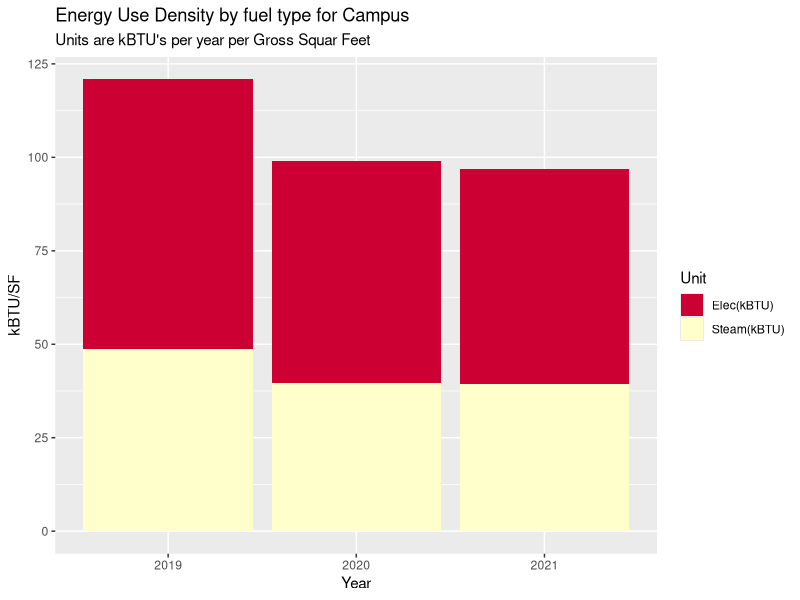
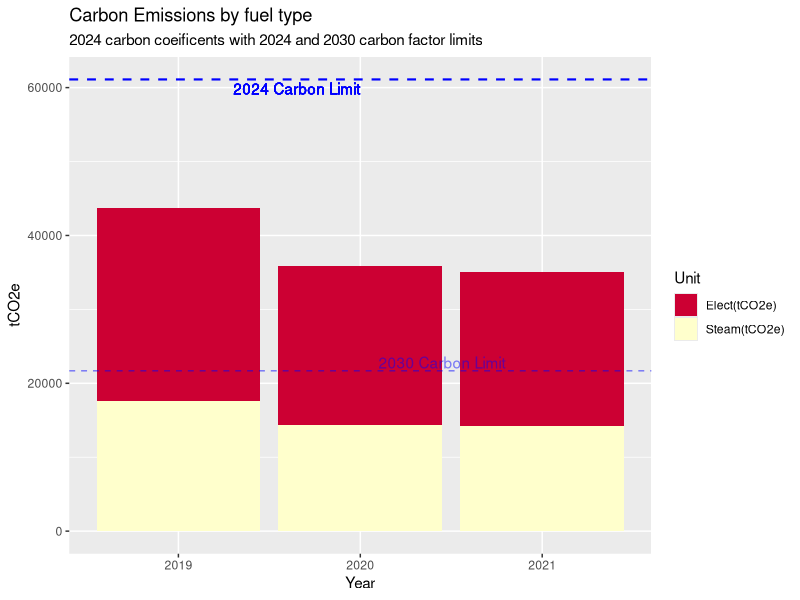
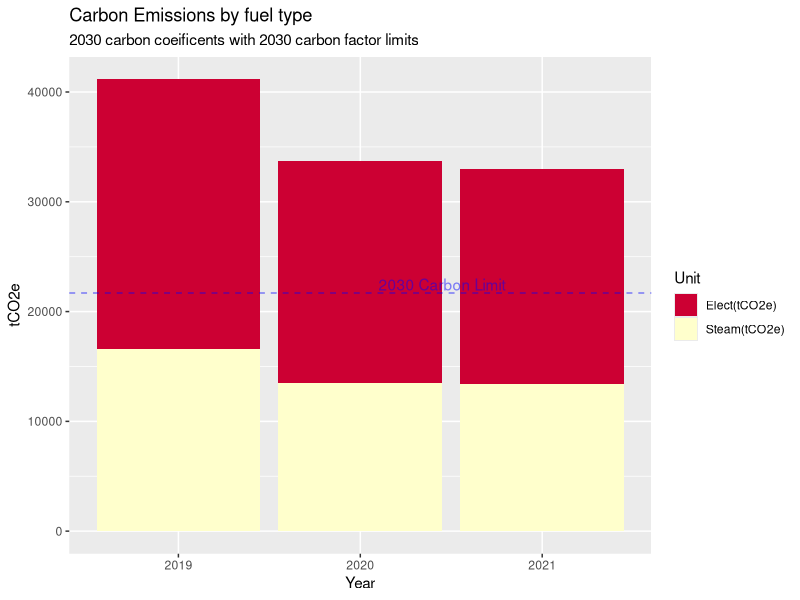
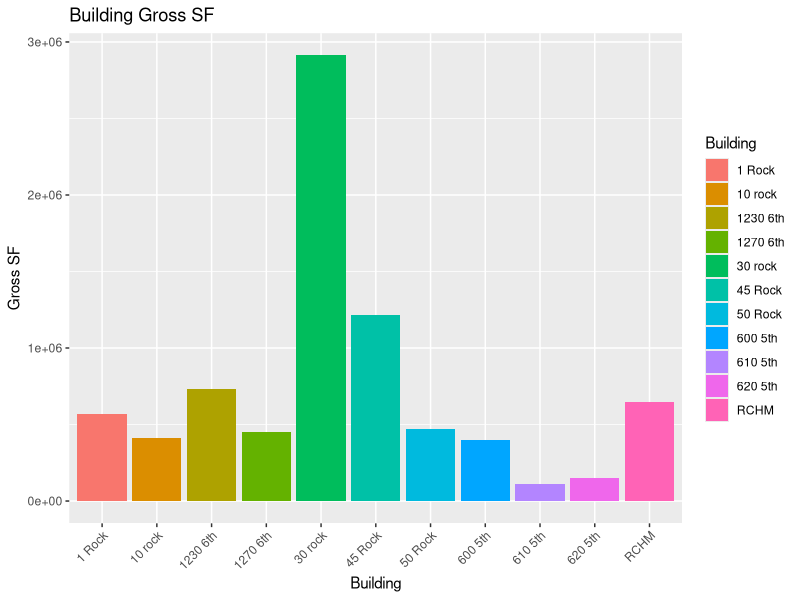
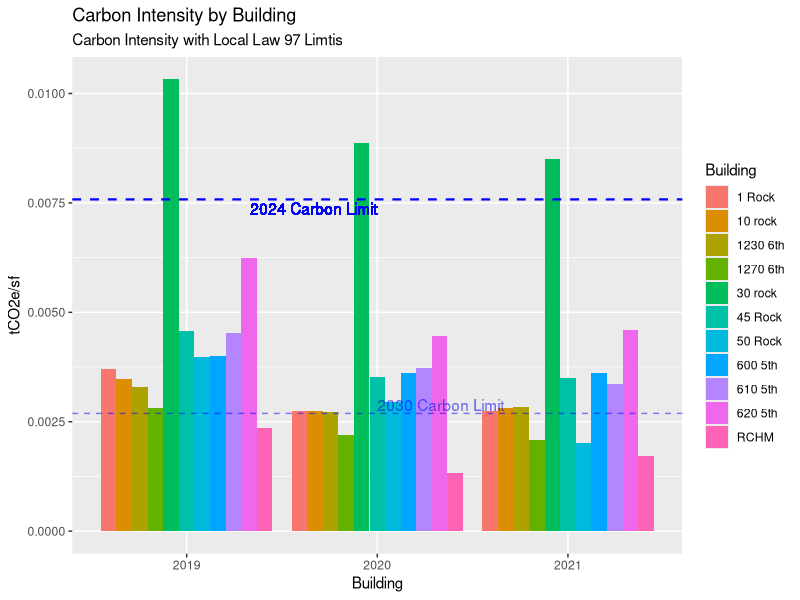

These charts were generated, in order, by the following R code: (Note: this script raises an error after producing the figures.)
## ---- chunk 1

# Load packages 
my_packages <- c("tidyverse", "vroom" , "janitor" , "glue" , "tsibble" , "tidytext","lubridate", "fable", "tsibbledata", "ggplot2", "forecast", "tseries", "rio", "zoo", "readxl", "tsibbledata", "knitr", "formattable", "scales", "kable", "kableExtra")   

invisible( lapply(my_packages, require, character.only = TRUE))

#Set up environment 
place <- "Home"  #Where are we working today. 
# place <- "work"

if (place == "Home"){setwd("C:/Users/paulr/Documents/R/RockCenterEnergyAnalysis")} else {setwd("C:/Users/prode/Documents/R/RockCenterEnergyAnalysis")}

if (!file.exists("data")) { dir.create("data")}

rm(place, my_packages ) #Clean up

options(dplyr.summarise.inform = FALSE)  # Suppress textin Knit printout. 



# Read in data


'EGridFactor2030' <- 0.5
'EGridFactor2050' <- 0.1 
'SGridFactor2030' <- 0.94
'SGridFactor2050' <- 0.95
'ElecCF24' <- 0.000288962  #2024 Carbon Value tCO2e/kWh
'SteamCF24' <- 0.00004493 #2024 Carbon Value tCO2e/kBTU
'ElecCF30' <- 0.000288962 * `EGridFactor2030`#2030 Carbon Value
'SteamCF30' <- 0.00004493 * `SGridFactor2030` #2024 Carbon Value
'IntensityLimit24' <- 0.00758 #2024 Limit
'IntensityLimit30' <- 0.002690852 #2030 Limit

#SteamData <- read_excel("data/Energy_Data_for_Net_Zero_Study.xlsx", sheet = "Sheet1", range = #"B2:G11" , col_names = TRUE, na = "NA", col_types = NULL ) %>%  select(-5,-6)

#ElectricData <- read_excel("data/Energy_Data_for_Net_Zero_Study.xlsx", sheet = "Sheet1", range = #"B13:G23" , col_names = TRUE, na = "NA", col_types = NULL ) %>% select(-5,-6)



################################
# New Rules Source Excel Sheet #
RCEnergy_2 <- read_excel("data/LL97 Fines Rock Center - new rules.xlsx", sheet = "LL97 Fines", range = "A3:J14", col_names = TRUE, na = "NA", col_types = NULL)

Utilitydata_2 <- select(RCEnergy_2, "Building", "2019 kwh", "2020 kwh", "2021 kwh", "2019 mlbs", "2020 mlbs", "2021 mlbs", sqft)
colnames(Utilitydata_2) <- c("Building", "2019 kwh", "2020 kwh", "2021 kwh", "2019 mlbs", "2020 mlbs", "2021 mlbs", "Gross Floor Area")

BuildingGSF <- select(Utilitydata_2, Building, 'Gross Floor Area')

################################

#ElectricData %>% filter(Building == '1 Rock' | Building == '600 5th') %>% 
#  select( -Building) %>% 
#  summarise_each(funs(sum)) %>% 
#  mutate(Building = "1 Rock and 600 5th") %>% 
#  select(4,1,2,3) %>% rbind(ElectricData) %>% 
#  filter(Building != '1 Rock' & Building != '600 5th') -> ElectricData
#
#BuildingGSF <- read_excel("data/Energy_Data_for_Net_Zero_Study.xlsx", sheet = "Sheet1", range = #"B28:C39" , col_names = TRUE, na = "NA", col_types = NULL ) %>% 
#  filter(Building != '1 Rock' & Building != '600 5th')
#
#UtilityData <- left_join(ElectricData, SteamData, by="Building") %>% left_join(BuildingGSF, #by="Building")
#UtilityData[is.na(UtilityData)] <- 0


# Adding NBC Electric
#  All_Data <- read_excel("data/LL97 Fines Rock Center.xlsx", sheet = "NBC Energy", range = #"B1:D64" , col_names = TRUE, na = "Not Available", col_types = c("guess", "guess", "numeric") ) #%>% mutate(across(contains('Date'), ymd)) %>% select("Start Date", "kwh")
#colnames(All_Data) <- c("Date",  "kwh")
#All_Data %>% 
#  group_by(year(Date)) %>% 
#  summarise("Elect" = sum(kwh)) -> All_Data
#colnames(All_Data) <- c("Date", "Elect")
#All_Data %>% 
#  filter(Date == 2019 | Date == 2020 | Date == 2021 ) -> All_Data
#UtilityData[4,2] <- UtilityData[4,2] + All_Data[1,2]
#UtilityData[4,3] <- UtilityData[4,3] + All_Data[2,2]
#UtilityData[4,4] <- UtilityData[4,4] + All_Data[3,2]

################################
# Add Utility Data back in here
################################
UtilityData <- Utilitydata_2



#Campus EUI for each year 
UtilityData1 <- UtilityData 
apply(UtilityData1[2:4], 2, function(row) row * 3.4121 ) -> UtilityData1[2:4]
apply(UtilityData1[5:7], 2, function(row) row * 1194) -> UtilityData1[5:7]
UtilityData1 %>% select(`2019 kwh`, `2020 kwh`, `2021 kwh`, `2019 mlbs`, `2020 mlbs`, `2021 mlbs`, `Gross Floor Area`) %>%
summarise_each(funs(sum)) -> UtilityData1
    TotalFlArea <- UtilityData1$`Gross Floor Area`
    UtilityData1 %>% 
      select(-`Gross Floor Area`) %>% 
  gather(key = "Item", value = "Value") -> UtilityData1
  cbind(UtilityData1, str_split_fixed(UtilityData1$Item, " ", n=2)) %>% 
  select(-"Item") -> UtilityData1 
  colnames(UtilityData1)  <-  c("Value", "Year", "Unit") 
  apply(UtilityData1[3], 1, function(x) {ifelse(x == "kwh", "Elec(kBTU)", "Steam(kBTU)")}) -> UtilityData1[3]
  

  # Make an EUI plot with kBTU vales for both  electric and steam  
UtilityData2 <- UtilityData1
apply(UtilityData2[1], 1, function(row) row / TotalFlArea ) -> UtilityData2[1]
UtilityData2 %>% 
  ggplot(aes(x = Year, y = Value, fill = Unit)) +
  geom_bar(stat = "identity", position = "stack") +
  labs( title = "Energy Use Density by fuel type for Campus",
        subtitle = "Units are kBTU's per year per Gross Squar Feet") +
  xlab("Year") +
  ylab("kBTU/SF") +
  scale_fill_manual(values = c("#CC0033", "#FFFFCC"))


 ### Delta's ###
  UtilityData2 %>%
    group_by(Year) %>% 
    summarise("AnnuValues" = sum(Value)) %>% 
    mutate("BaseYear" = max(AnnuValues)) %>% 
    mutate("Delta" = AnnuValues/BaseYear) -> CampusDelta
  CampusDelta[4] <- sapply(CampusDelta[4], function(x) percent(x, accuracy=1))
## ---- chunk 2

#Make a Carbon table in the dataframe UtilityData1
UtilityData3 <- UtilityData1
  apply(UtilityData3[3], 1, function(x) {ifelse(x == "Elec(kBTU)", "Elect(tCO2e)", "Steam(tCO2e)")}) -> UtilityData3[3]
  
  
  UtilityData3 %>% 
  mutate(Carbon = ifelse(Unit == "Elec(kBTU)", Value * ElecCF24 / 3.4121, Value * SteamCF24)) %>% ggplot(aes(x = Year, y = Carbon, fill = Unit)) +
  geom_bar(stat = "identity", position = "stack") +
  labs( title = "Carbon Emissions by fuel type",
        subtitle = "2024 carbon coeificents with 2024 and 2030 carbon factor limits") +
  labs(x = "Year", y = "tCO2e") +
  #guides(fill = FALSE) +
  geom_hline(aes(yintercept = TotalFlArea * IntensityLimit24), color = "blue", linetype = "dashed", size = 0.75) +
  geom_text(aes(x = 2, y = TotalFlArea * IntensityLimit24, label = "2024 Carbon Limit"), hjust = 1, vjust = 1.25 , color = "blue") +
  geom_hline(aes(yintercept = TotalFlArea * IntensityLimit30), linetype = "dashed", color = "blue", size = 0.5, alpha = 0.5) +
  geom_text(aes(x = 2.1, y = TotalFlArea * IntensityLimit30, label = "2030 Carbon Limit", alpha = 0.1), hjust = 0, vjust = -.2 , color = "blue", alpha = 0.1) +
  scale_fill_manual(values = c("#CC0033", "#FFFFCC"))
  
## ---- chunk 3

#Make a Carbon table in the dataframe UtilityData1
UtilityData4 <- UtilityData1
  apply(UtilityData4[3], 1, function(x) {ifelse(x == "Elec(kBTU)", "Elect(tCO2e)", "Steam(tCO2e)")}) -> UtilityData4[3]
  
  
  UtilityData4 %>% 
  mutate(Carbon = ifelse(Unit == "Elec(kBTU)", Value * ElecCF30 / 3.4121, Value * SteamCF30)) %>% ggplot(aes(x = Year, y = Carbon, fill = Unit)) +
  geom_bar(stat = "identity", position = "stack") +
  labs( title = "Carbon Emissions by fuel type",
        subtitle = "2030 carbon coeificents with 2030 carbon factor limits") +
  labs(x = "Year", y = "tCO2e") +
  #guides(fill = FALSE) +
  geom_hline(aes(yintercept = TotalFlArea * IntensityLimit30), linetype = "dashed", color = "blue", size = 0.5, alpha = 0.5) +
  geom_text(aes(x = 2.1, y = TotalFlArea * IntensityLimit30, label = "2030 Carbon Limit", alpha = 0.1), hjust = 0, vjust = -.2 , color = "blue", alpha = 0.1) +
  scale_fill_manual(values = c("#CC0033", "#FFFFCC"))
  
## ---- chunk 4

#Plot Carbon Intensities versus LL97 Limits 
UtilityData1 <- UtilityData 
#apply(UtilityData1[2:4], 2, function(row) row * 3.4121 ) -> UtilityData1[2:4]
apply(UtilityData1[5:7], 2, function(row) row * 1194) -> UtilityData1[5:7]
UtilityData1[2:7]/UtilityData1$`Gross Floor Area` -> UtilityData1[2:7]
colnames(UtilityData1) <- c("Building", "2019 kwh", "2020 kwh", "2021 kwh", "2019 kBTUs", "2020 kBTUs", "2021 kBTUs", "Gross Floor Area")

UtilityData1 %>% select("Building", "2019 kwh", "2020 kwh", "2021 kwh", "2019 kBTUs", "2020 kBTUs", "2021 kBTUs") -> UtilityData1

UtilityData1 %>% 
  gather(key = "Item", value = "Value", -"Building") -> UtilityData1
  cbind(UtilityData1, str_split_fixed(UtilityData1$Item, " ", n=2)) %>% 
  select(-"Item") -> UtilityData1 
  colnames(UtilityData1)  <-  c("Building", "Value", "Year", "Unit") 
  UtilityData1 %>% 
    mutate("24Carbon/SF" = ifelse(Unit == "kwh", Value * ElecCF24, Value * SteamCF24), "30Carbon/SF" = ifelse(Unit == "kwh", Value * ElecCF30, Value * SteamCF30)) %>%
    select(Building, Year, Unit, `24Carbon/SF`, `30Carbon/SF` ) %>% 
    mutate("Carbon" = "tCO2e") -> UtilityData1
  
  CarbonLimits <- data.frame(Year = 2019:2021, IntensityLimit24 = 0.00758, IntensityLimit30 = 0.002690852)
CarbonLimits$Year <- as.character(CarbonLimits$Year)



  
  UtilityData %>%   
ggplot(aes(x = Building, y = `Gross Floor Area`, fill = Building)) +
  geom_bar(stat = "identity", position = "dodge") +
  labs( title = "Building Gross SF") +
  labs(x = "Building", y = "Gross SF") +
  theme(axis.text.x = element_text (angle = 45, vjust = 1, hjust=1)) 


UtilityData1 %>%   
ggplot(aes(x = Year, y = `24Carbon/SF`, fill = Building, group = Building)) +
  geom_bar(stat = "identity", position = "dodge") +
  labs( title = "Carbon Intensity by Building",
        subtitle = "Carbon Intensity with Local Law 97 Limtis") +
  labs(x = "Building", y = "tCO2e/sf") +
  geom_hline(aes(yintercept = IntensityLimit24), color = "blue", linetype = "dashed", size = 0.75) +
  geom_text(aes(x = 2, y = IntensityLimit24, label = "2024 Carbon Limit"), hjust = 1, vjust = 1.25 , color = "blue") +
  geom_hline(aes(yintercept = IntensityLimit30), linetype = "dashed", color = "blue", size = 0.5, alpha = 0.5) +
  geom_text(aes(x = 2, y = IntensityLimit30, label = "2030 Carbon Limit"), hjust = 0, vjust = -.2 , color = "blue", alpha = 0.01) 
  

## ---- chunk 5


###### Making table for penalties ######
UtilityData1 %>% 
  left_join(BuildingGSF) %>%   # ######### -------> need to make a BuildingGSF object
  left_join(CarbonLimits) %>%  # ######### -------> need to make a CarbonLimits object
  mutate('24tCO2e' = IntensityLimit24 - `24Carbon/SF`, '30tCO2e' = IntensityLimit30 - `30Carbon/SF`) -> UtilityDataT

UtilityDataT %>% 
  mutate("24Penality" = ifelse('24tCO2e' > 0, 0, (268 * '24tCO2e' * UtilityDataT$`Gross Floor Area`)), "30Penality" = ifelse('30tCO2e' > 0, 0, (268 * '30tCO2e' * UtilityDataT$`Gross Floor Area`))) -> UtilityDataT





UtilityDataT %>% 
  filter(Year == 2019) %>% 
  select(-Year, -Unit, -Carbon, -IntensityLimit30, -IntensityLimit24) %>%  
  group_by(Building) %>% 
  summarise( "24CarbonPSF" = sum(`24Carbon/SF`), "24tCO2e" = sum(`24tCO2e`), "24Penalty" = sum(`24Penality`), "30CarbonPSF" = sum(`30Carbon/SF`), "30tCO2e" = sum(`30tCO2e`), "30Penalty" = sum(`30Penality`))  -> UtilityDataT2


                                  #    UP TO THIS POINT 
#############################################################################################
#############################################################################################


UtilityDataT2$Penalty <- format(UtilityDataT2$Penalty,format = "f",  decimal.mark = ",",digits = 0, big.mark = ",", small.mark = ",")


# Table 
UtilityDataT2 %>% 
  adorn_totals(where = "row", fill = "-", na.rm = TRUE, name = "Total") %>% 
kable( format = "html", col.names = c("Building", "24Carbon/GSF", "Total Carbon", "2024 Penanity"), align = "lllc", caption = "<center><strong><strong>Penality Tabulation</strong></strong></center>", digits = getOption("digits"), booktabs = T ) %>% 
kable_styling(bootstrap_options = "striped",full_width = F) %>% 
 column_spec(4, bold = TRUE, border_right = TRUE, color = "black", background = "lightgrey")



## ---- chunk 6

#1 Electric kWh
ElectricData %>% select(Building, `2019 kwh`, `2020 kwh`, `2021 kwh`) %>% 
  gather(key = "Item", value = "Value", -Building) %>%
  ggplot(aes(x = Building, y = Value, fill = Item, group = Item)) +
  labs( title = "Annual Electric by Building",
        subtitle = "2019 and Covid years", x = "Building", y = "kWh") +
  theme(axis.text.x = element_text (angle = 45, vjust = 1, hjust=1)) +
  geom_bar(stat = "identity", position = "dodge")
## ---- chunk 7
#2 Electric kWh per GSF 
UtilityData1 <- UtilityData
apply(UtilityData1[2:7], 2, function(row) row / UtilityData1$`Gross Floor Area`) -> UtilityData1[2:7]
UtilityData1 %>% select(Building, `2019 kwh`, `2020 kwh`, `2021 kwh`) %>% 
  gather(key = "Item", value = "Value", -Building) %>% 
  ggplot(aes(x = Building, y = Value, fill = Item, group = Item)) +
  labs( title = "Annual Electric per Gross Squar Foot by Building",
        subtitle = "2019 and Covid years", x = "Building", y = "kWh/GSF") +
  theme(axis.text.x = element_text (angle = 45, vjust = 1, hjust=1)) +
  geom_bar(stat = "identity", position = "dodge")
## ---- chunk 8

#3 percent kWh reductions relative to 2019 
UtilityData1 <- UtilityData
apply(UtilityData1[2:7], 2, function(row) row / UtilityData1$`Gross Floor Area`) -> UtilityData1[2:7]
apply(UtilityData1[2:4], 2, function(row) row / UtilityData1$`2019 kwh`) -> UtilityData1[2:4]
UtilityData1 %>% select(Building, `2019 kwh`, `2020 kwh`, `2021 kwh`) %>% 
  gather(key = "Item", value = "Value", -Building) %>% 
  ggplot(aes(x = Building, y = Value, fill = Item, group = Item)) + 
  labs( title = "Percent of 2019 Electrical Consumption by Building",
        subtitle = "2019 Electric versys Covid years", x = "Building", y = "kWh/GSF % of 2019") +
  theme(axis.text.x = element_text (angle = 45, vjust = 1, hjust=1)) +
  geom_bar(stat = "identity", position = "dodge")
## ---- chunk 9
# 4 Steam mlb 
SteamData %>% select(Building, `2019 mlbs`, `2020 mlbs`, `2021 mlbs`) %>% 
  gather(key = "Item", value = "Value", -Building) %>%
  ggplot(aes(x = Building, y = Value, fill = Item, group = Item)) +
  labs( title = "Steam Comsumption ",
        subtitle = "Steam comsumption in mLB per year and building", x = "Building", y = "Mlb") +
  theme(axis.text.x = element_text (angle = 45, vjust = 1, hjust=1)) +
  geom_bar(stat = "identity", position = "dodge")

## ---- chunk 10

#5 steam mlb per gsf 
UtilityData1 <- UtilityData
apply(UtilityData1[2:7], 2, function(row) row / UtilityData1$`Gross Floor Area`) -> UtilityData1[2:7]
UtilityData1 %>% select(Building, `2019 mlbs`, `2020 mlbs`, `2021 mlbs`) %>% 
  gather(key = "Item", value = "Value", -Building) %>% 
  ggplot(aes(x = Building, y = Value, fill = Item, group = Item)) +
  labs( title = "Steam Comsumption per GSF ",
        subtitle = "Steam comsumption in mLB per GSF year and building", x = "Building", y = "Mlb/GSF") +
  theme(axis.text.x = element_text (angle = 45, vjust = 1, hjust=1)) +
  geom_bar(stat = "identity", position = "dodge")
  
## ---- chunk 11

#6 percent down from 2019
UtilityData1 <- UtilityData
apply(UtilityData1[2:7], 2, function(row) row / UtilityData1$`Gross Floor Area`) -> UtilityData1[2:7]
apply(UtilityData1[5:7], 2, function(row) row / UtilityData1$`2019 mlbs`) -> UtilityData1[5:7]
UtilityData1 %>% select(Building, `2019 mlbs`, `2020 mlbs`, `2021 mlbs`) %>% 
  gather(key = "Item", value = "Value", -Building) %>% 
  ggplot(aes(x = Building, y = Value, fill = Item, group = Item)) +
  labs( title = "Percent of 2019 Steam Consumption by Building ",
        subtitle = "2019 Steam versys Covid years", x = "Building", y = "Mlb/GSF % of 2019") +
  theme(axis.text.x = element_text (angle = 45, vjust = 1, hjust=1)) +
  geom_bar(stat = "identity", position = "dodge")

## ---- chunk 12


EPA_data <- read_excel("data/EPA_Annual_Energy_Use_By_Meter.xlsx", range = "A6:BB155" , col_names = FALSE, na = "NA", col_types = NULL )

EPA_data <- read_excel("data/EPA_Annual_Energy_Use_By_Meter.xlsx", skip = 4)




Turnstile_data <- read.csv("data/RC_Occunpancy_Data_Details_data.csv") %>% 
  select(Property, Date, Total.Entrants)

Turnstile_data$Date <- mdy(Turnstile_data$Date)

Turnstile_data %>%   
group_by(Property, "Year" = year(Date)) %>%  #"Month" = month(Date)) %>% 
  summarise(Population = sum(Total.Entrants)) -> Turnstile_data1
Turnstile_data1$Year <- as.factor(Turnstile_data1$Year)

Turnstile_data1 %>% 
  ggplot(aes(x = Property, y = Population, group = Year, fill = Year)) +
   labs( title = "Turnstyle Counts by Month",
        subtitle = "Morning Counts", x = "Building", y = "Entrants") +
  theme(axis.text.x = element_text (angle = 45, vjust = 1, hjust=1)) +
  geom_bar(stat = "identity", position = "dodge")
  




Turnstile_data %>%   
group_by("Year" = year(Date)) %>%   
  summarise(Population = sum(Total.Entrants)) -> Turnstile_data2
Turnstile_data2$Year <- as.factor(Turnstile_data2$Year)


  
